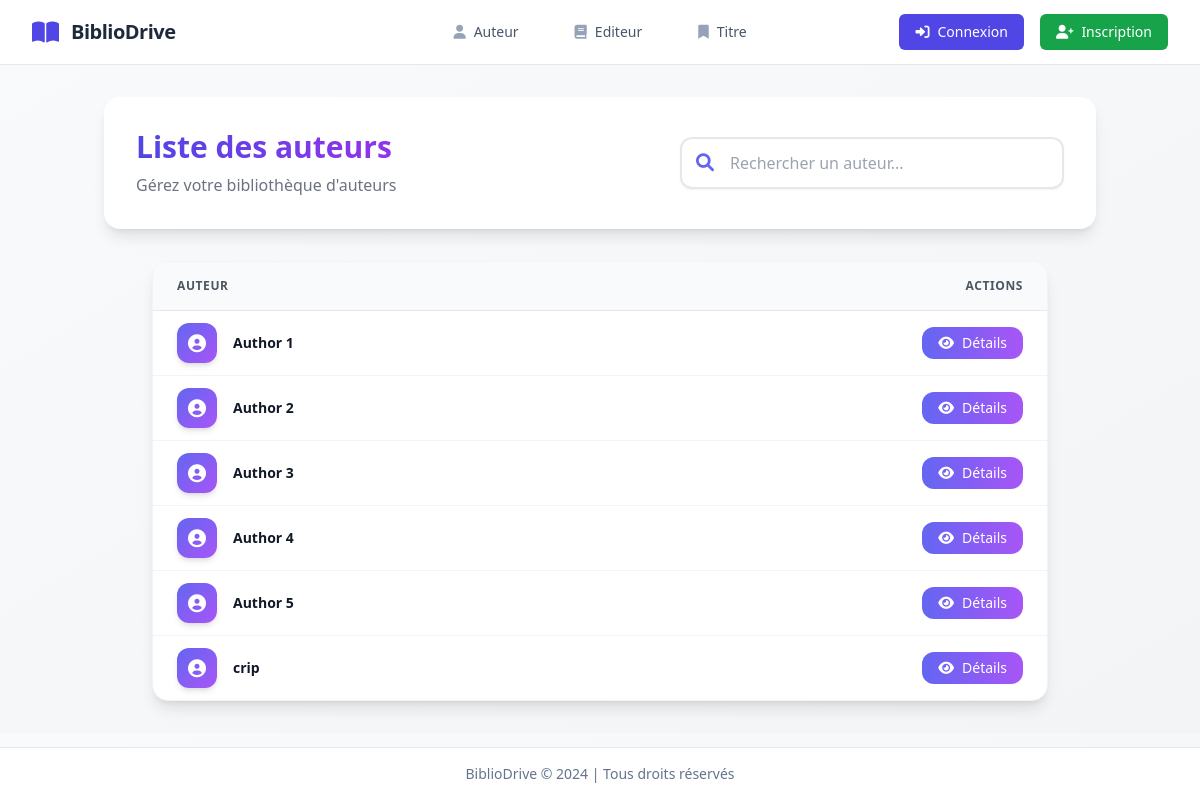
The app's page /authors/, older data.
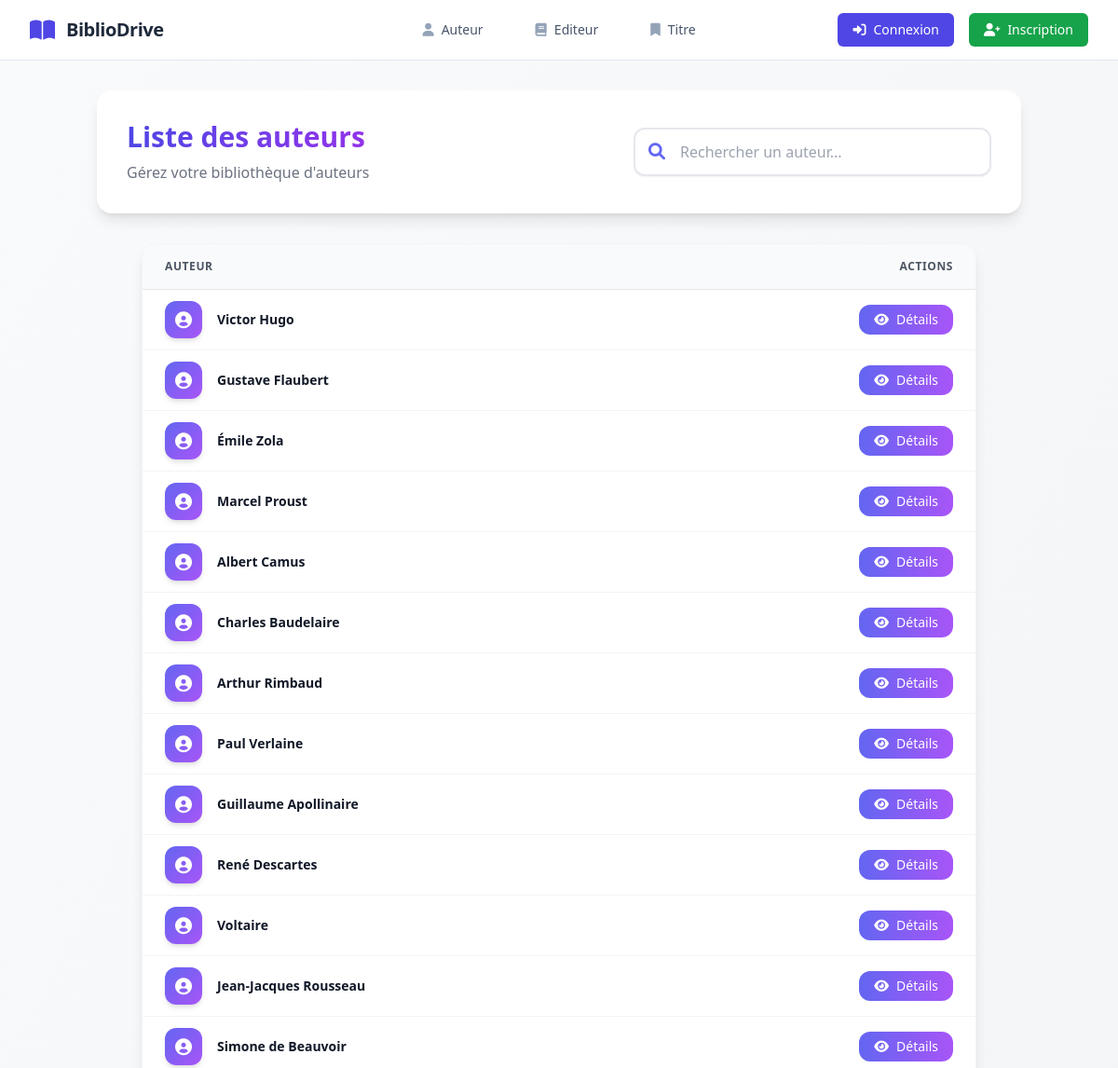
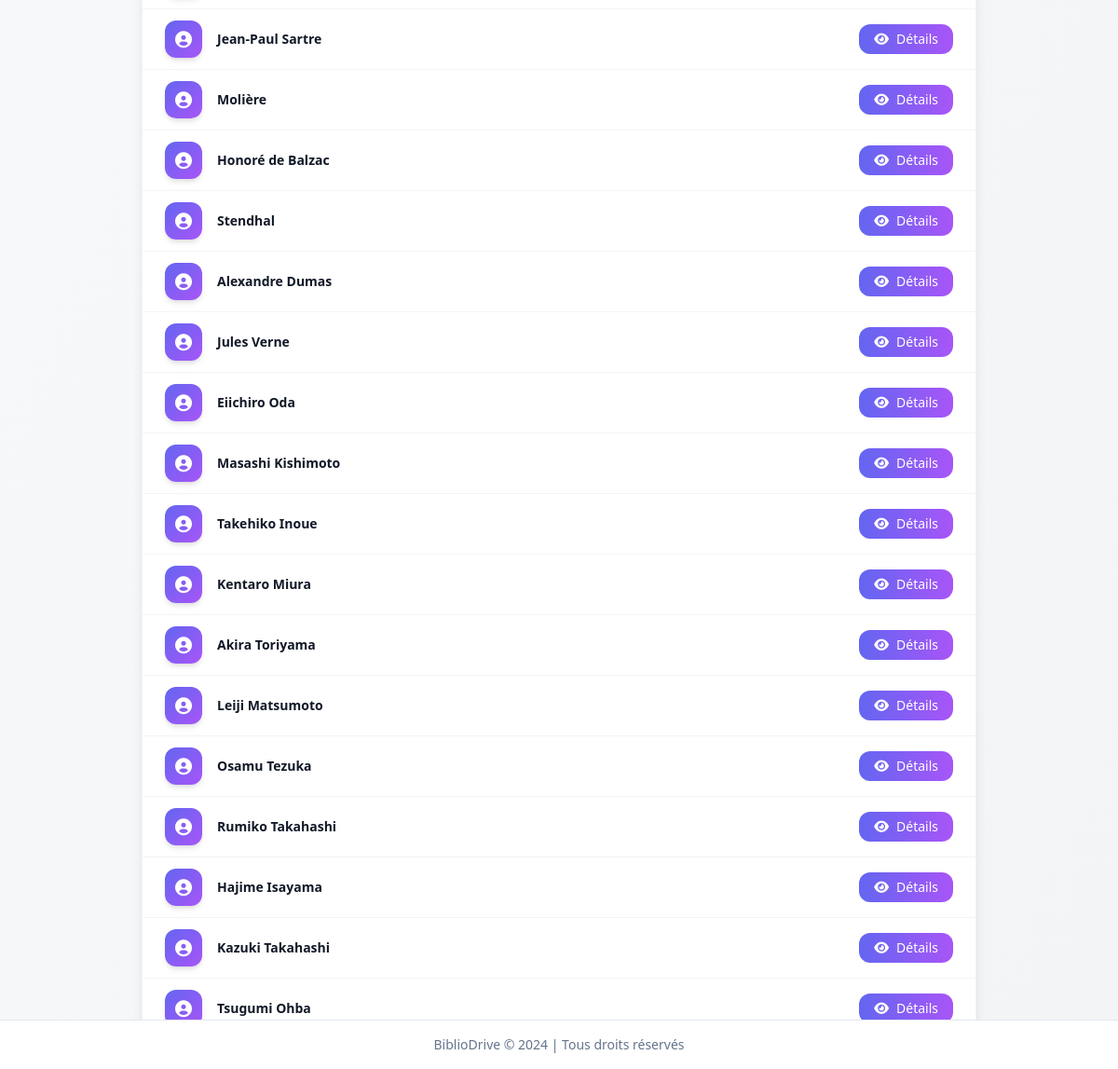
The same page, newer data (2 pictures, top to bottom).
### backoffice/models.py (models this page shows, shortened)
class Author(models.Model):
    au_id = models.AutoField(primary_key=True)
    author = models.CharField(max_length=50)
    year_born = models.SmallIntegerField()

### backoffice/views.py (the view)
# urls.py: path('authors/', views.author_list, name="author-list"),
def author_list(request):
    authors = Author.objects.all()
    return render(request, 'author/author_list.html', {'authors': authors, 'active_nav': 'author'})

### backoffice/templates/author/author_list.html (shortened to what this page needs)
<!DOCTYPE html>
<html lang="fr">
<head>
    <script src="https://cdn.tailwindcss.com"></script>
    <link href="https://cdnjs.cloudflare.com/ajax/libs/font-awesome/6.5.1/css/all.min.css" rel="stylesheet">
</head>
<body class="bg-gradient-to-br from-gray-50 to-gray-100">
    {% extends 'base.html' %}
    {% block content %}
    <div class="container mx-auto px-4 py-8 max-w-5xl">
        <div class="bg-white rounded-2xl shadow-lg p-8 mb-8 transform transition-all duration-300 hover:shadow-xl">
            <div class="flex flex-col md:flex-row justify-between items-center space-y-4 md:space-y-0">
                <div class="text-center md:text-left">
                    <h1
                        class="text-3xl font-bold bg-gradient-to-r from-indigo-600 to-purple-600 bg-clip-text text-transparent">
                    </h1>
                    <p class="text-gray-500 mt-2">Gérez votre bibliothèque d'auteurs</p>
                </div>
                <div class="relative w-full md:w-96">
                    <input type="text" id="searchInput"
                        class="w-full pl-12 pr-4 py-3 bg-white border-2 border-gray-200 rounded-xl focus:ring-2 focus:ring-indigo-500 focus:border-transparent transition-all duration-300 placeholder-gray-400 text-gray-600 shadow-sm hover:border-indigo-300"
                        placeholder="Rechercher un auteur...">
                    <div class="absolute left-4 top-3.5 text-indigo-500">
                        <i class="fas fa-search text-lg"></i>
                    </div>
                </div>
            </div>
        </div>
        <div class="bg-white rounded-2xl shadow-lg overflow-hidden mx-auto border border-gray-100 max-w-4xl">
            <div class="overflow-x-auto">
                <table id="authorsTable" class="w-full min-w-[800px]">
                    <thead>
                        <tr class="bg-gray-50 border-b border-gray-200">
                            <th class="px-6 py-4 text-left text-xs font-bold uppercase tracking-wider text-gray-600">
                                Auteur
                            </th>
                            <th class="px-6 py-4 text-right text-xs font-bold uppercase tracking-wider text-gray-600">
                                Actions
                            </th>
                        </tr>
                    </thead>
                    <tbody class="divide-y divide-gray-100">
                        {% for author in authors %}
                        <tr class="transform transition-colors duration-200 hover:bg-gray-50/50">
                            <td class="px-6 py-3">
                                <div class="flex items-center space-x-4">
                                    <div class="flex-shrink-0">
                                        <div
                                            class="w-10 h-10 rounded-xl bg-gradient-to-br from-indigo-500 to-purple-500 flex items-center justify-center text-white shadow-md">
                                            <i class="fas fa-user-circle text-lg"></i>
                                        </div>
                                    </div>
                                    <div>
                                        <p class="text-sm font-semibold text-gray-900">{{ author.author }}</p>
                                    </div>
                                </div>
                            </td>
                            <td class="px-6 py-3 text-right">
                                <a href="{% url 'author-detail' author.au_id %}"
                                    class="inline-flex items-center px-4 py-1.5 rounded-xl text-sm font-medium text-white bg-gradient-to-r from-indigo-500 to-purple-500 hover:from-indigo-600 hover:to-purple-600 transition-all duration-300 transform hover:scale-105 hover:shadow-md">
                                    <i class="fas fa-eye mr-2"></i>
                                    Détails
                                </a>
                            </td>
                        </tr>
                        {% endfor %}
                    </tbody>
                </table>
            </div>
        </div>
    </div>
    {% endblock %}

### backoffice/templates/base.html (shortened to what this page needs)
<!DOCTYPE html>
<html lang="fr">
<head>
  <script src="https://cdn.tailwindcss.com"></script>
  <link rel="stylesheet" href="https://cdnjs.cloudflare.com/ajax/libs/font-awesome/6.0.0/css/all.min.css" />
</head>
<body class="bg-slate-50">
  <nav class="bg-white border-b border-slate-200 sticky top-0 z-50">
    <div class="max-w-7xl mx-auto px-4 sm:px-6 lg:px-8">
      <div class="flex justify-between h-16">
        <div class="flex items-center w-1/4">
          <a href="{% url 'accueil' %}" class="flex items-center space-x-3">
            <i class="fas fa-book-open text-indigo-600 text-2xl"></i>
            <span class="text-xl font-bold text-slate-800 tracking-tight">BiblioDrive</span>
          </a>
        </div>
        <div class="flex-1 flex justify-center">
          <div class="hidden sm:flex sm:items-center">
            <div class="flex space-x-8">
              <a href="{% url 'author-list' %}"
                class="text-slate-600 hover:text-indigo-600 px-3 py-2 rounded-md text-sm font-medium transition-colors duration-200 ease-in-out flex items-center space-x-2 group">
                <i class="fas fa-user text-slate-400 group-hover:text-indigo-600 transition-colors duration-200"></i>
                <span>Auteur</span>
              </a>
              <a href="{% url 'publisher-list' %}"
                class="text-slate-600 hover:text-indigo-600 px-3 py-2 rounded-md text-sm font-medium transition-colors duration-200 ease-in-out flex items-center space-x-2 group {% if active_nav == 'publisher' %}text-indigo-600{% endif %}">
                <i class="fas fa-book text-slate-400 group-hover:text-indigo-600 transition-colors duration-200"></i>
                <span>Editeur</span>
              </a>
              <a href="{% url 'book-list' %}"
                class="text-slate-600 hover:text-indigo-600 px-3 py-2 rounded-md text-sm font-medium transition-colors duration-200 ease-in-out flex items-center space-x-2 group">
                <i
                  class="fas fa-bookmark text-slate-400 group-hover:text-indigo-600 transition-colors duration-200"></i>
                <span>Titre</span>
              </a>
            </div>
          </div>
        </div>
        <div class="flex items-center w-1/4 justify-end space-x-4">
          {% if user.is_authenticated %}
          <span class="text-gray-600 text-sm">
            <i class="fas fa-user mr-2"></i>
            {{ user.username }}
          </span>
          <form method="post" action="{% url 'logout' %}">
            {% csrf_token %}
            <button type="submit"
              class="bg-red-600 text-white px-4 py-2 rounded-md text-sm font-medium hover:bg-red-700 transition-colors duration-200 flex items-center space-x-2">
              <i class="fas fa-sign-out-alt"></i>
              <span>Déconnexion</span>
            </button>
          </form>
          {% else %}
          <div class="flex items-center space-x-4">
            <a href="{% url 'login' %}"
              class="bg-indigo-600 text-white px-4 py-2 rounded-md text-sm font-medium hover:bg-indigo-700 transition-colors duration-200 flex items-center space-x-2">
              <i class="fas fa-sign-in-alt"></i>
              <span>Connexion</span>
            </a>
            <a href="{% url 'register' %}"
              class="bg-green-600 text-white px-4 py-2 rounded-md text-sm font-medium hover:bg-green-700 transition-colors duration-200 flex items-center space-x-2">
              <i class="fas fa-user-plus"></i>
              <span>Inscription</span>
            </a>
          </div>
          {% endif %}
        </div>
      </div>
    </div>
  </nav>
  {% block content %} {% endblock %}
  <footer class="bg-white border-t border-slate-200 fixed bottom-0 w-full">
    <div class="max-w-7xl mx-auto px-4 py-4">
      <p class="text-center text-sm text-slate-500">
        BiblioDrive © {% now "Y" %} | Tous droits réservés
      </p>
    </div>
  </footer>
</body>
</html>

Row changes from the older to the newer data that the page shows:
changed Author: author "Author 1" → "Victor Hugo"
changed Author: author "Author 2" → "Gustave Flaubert"
changed Author: author "Author 3" → "Émile Zola"
changed Author: author "Author 4" → "Marcel Proust"
changed Author: author "Author 5" → "Albert Camus"
changed Author: author "crip" → "Charles Baudelaire"
added Author: author "Arthur Rimbaud"
added Author: author "Paul Verlaine"
added Author: author "Guillaume Apollinaire"
added Author: author "René Descartes"
added Author: author "Voltaire"
added Author: author "Jean-Jacques Rousseau"
added Author: author "Simone de Beauvoir"
added Author: author "Jean-Paul Sartre"
added Author: author "Molière"
added Author: author "Honoré de Balzac"
added Author: author "Stendhal"
added Author: author "Alexandre Dumas"
added Author: author "Jules Verne"
added Author: author "Eiichiro Oda"
added Author: author "Masashi Kishimoto"
added Author: author "Takehiko Inoue"
added Author: author "Kentaro Miura"
added Author: author "Akira Toriyama"
added Author: author "Leiji Matsumoto"
added Author: author "Osamu Tezuka"
added Author: author "Rumiko Takahashi"
added Author: author "Hajime Isayama"
added Author: author "Kazuki Takahashi"
added Author: author "Tsugumi Ohba"
